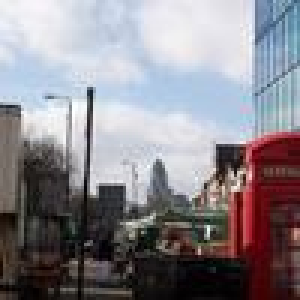
#> input picture datasets/Cloudy/100059025.jpg, 100 x 100 px (shown 3 times larger); its folder holds 3 pictures in this run
$ python trainData.py   (older library calls are emulated)
#> lines starting #> are read from the running program, lines starting #| are printed output that depends on the picture; after the words box and inside, x2 and y2 are one past the last pixel; in counts of white or black regions, pixels touching at a corner belong together
#> in resize_image, img is the input picture: PIL image 100x100 RGB; mean R, G, B 138, 134, 140
### proceessing.py
import cv2
import numpy as np
from PIL import Image
import random
import Features

# [28 lines left out: functions describe, shuffle, not called in this run]

def __find_sky_area(path_of_image):
#> called with path_of_image = './datasets/Cloudy/100059025.jpg'
    read_image = cv2.imread(path_of_image, 50)
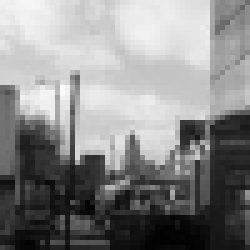
#> read_image: shape (50, 50) (shown 5 times larger); min 1, max 251, mean 135.9
    edges = cv2.Canny(read_image, 150, 300)
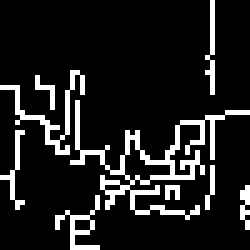
#> edges: shape (50, 50) (shown 5 times larger); 12.5% white in thin lines or dots

    shape = np.shape(edges)
#> shape = (50, 50)
    left = np.sum(edges[0:shape[0] // 2, 0:shape[1] // 2])
#> left = 12495
    right = np.sum(edges[0:shape[0] // 2, shape[1] // 2:])
#> right = 8925

    if right > left:
        return 0  # if right side of image includes more building etc. return 0 to define left side(0 side) is sky area
    else:
        return 1  # if left side of image includes more building etc. return 1 to define right side(1 side) is sky area

def resize_image(base_size, path_of_image, destination, new_image_name):
    img = Image.open(path_of_image)

    if img.size[0] >= img.size[1]:
        sky_side = __find_sky_area(path_of_image)
        base_height = base_size
        wpercent = (base_height / float(img.size[1]))
#> wpercent = 1
        wsize = int((float(img.size[0]) * float(wpercent)))
#> wsize = 100
        img = img.resize((wsize, base_height), Image.ANTIALIAS)
        if sky_side == 0:  # Left side is sky side, so keep it and crop right side
            img = img.crop((0, 0, base_size, img.size[1]))  # Keeps sky area in image, crops from other non-sky side
        else:  # Right side is sky side, so keep it and crop left side
            img = img.crop((img.size[0] - base_size, 0, img.size[0],
                            img.size[1]))  # Keeps sky area in image, crops from other non-sky side
        img.save(destination + '/' + new_image_name)
    else:
        base_width = base_size
        wpercent = (base_width / float(img.size[0]))
        hsize = int((float(img.size[1]) * float(wpercent)))
        img = img.resize((base_width, hsize), Image.ANTIALIAS)
        img = img.crop((0, 0, img.size[0], base_size))  # Keeps sky area in image, crops from lower part
        img.save(destination + '/' + new_image_name)

### trainData.py
import proceessing as p
from os import listdir
from PIL import Image
import numpy as np
from sklearn.ensemble import RandomForestClassifier
from sklearn.model_selection import KFold
import cv2
import pickle

# crop images according size and sky
print("Cropping......................")
dirs = listdir("./datasets")
for dir in dirs:
    files = listdir("./datasets/"+str(dir))
    for file in files:
        p.resize_image(100, "./datasets/"+str(dir)+"/"+str(file), "./croppedImg/"+str(dir)+"/", str(file))
#> pass 2 of the loop `for dir in dirs:`:
#> files = ['1.jpg']
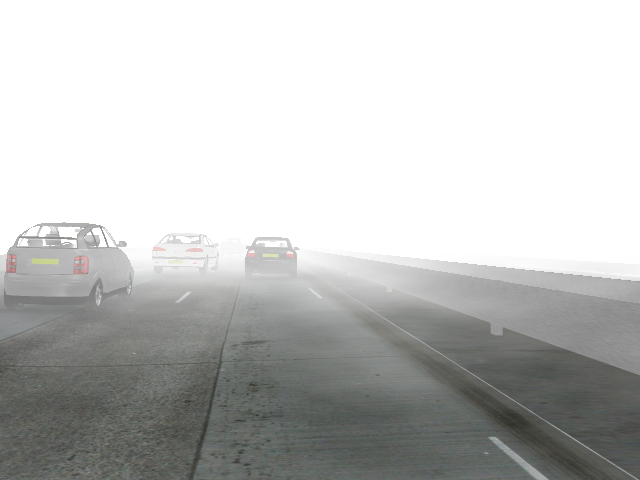
#> input picture datasets/Foggy/1.jpg, 640 x 480 px
#> in resize_image, img is the input picture: PIL image 640x480 RGB; mean R, G, B 194.1, 195, 193.7
#> read_image: shape (240, 320)
#> in __find_sky_area (call 3), `edges = cv2.Canny(read_image, 150, 300)`:
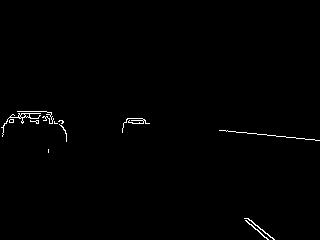
#> edges: shape (240, 320); 0.7% white in thin lines or dots, all inside (x1, y1, x2, y2) = (1, 111, 320, 240)
#> left = 42075
#> right = 0
#> in resize_image (call 4), `img = img.crop((img.size[0] - base_size, 0, img.size[0], img.size[1]))`:
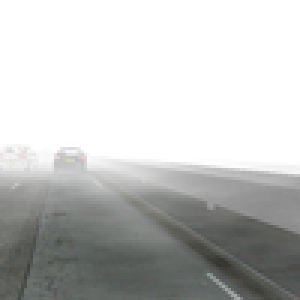
#> img: PIL image 100x100 RGB (shown 3 times larger); mean R, G, B 195.2, 196.2, 195.1
print("Cropped.......................")
train_data = []
train_label = []
# train data
print("Training...........................")
#> (the run stopped early here; a loop or call above may not have finished)
